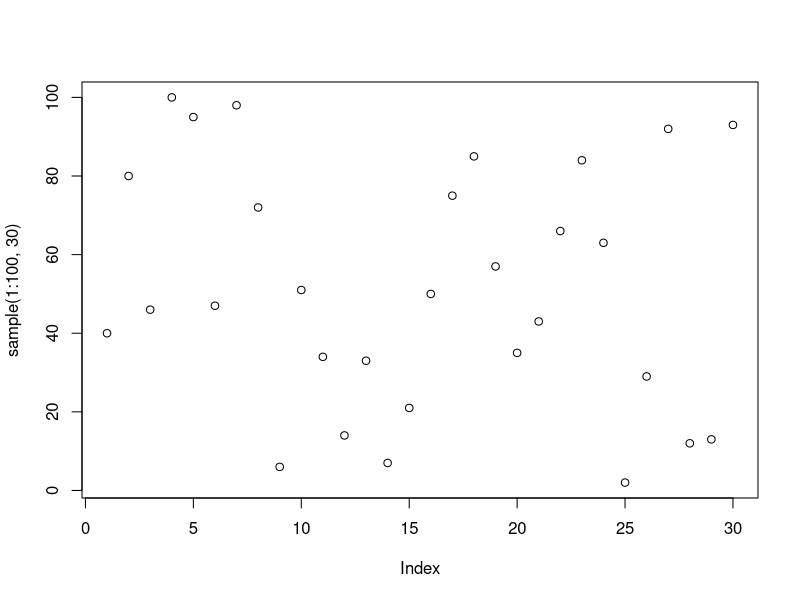

This figure's R source:
## ---- chunk 1
knitr::opts_chunk$set(echo = TRUE, message = FALSE, warning = FALSE)
## ---- chunk 2
library(tidyverse)
## ---- chunk 3
tibble(id = 1:7,
       var1 = c("Abc", "Def", "Ghi", "Jkl", "Mno", "Pqr", "Stu"),
       var2 = c(5, 16, 94, 28, 11, 100, 96),
       var3 = c(TRUE, FALSE, FALSE, FALSE, TRUE, TRUE, FALSE),
       var4 = c("cond1", "cond1", "cond2", "cond2", "cond3", "cond3", "cond1"),
       var5 = c(12.8, 14.2, 32.5, 9.4, 6.3, 11.7, 95.5)) -> ds
## ---- chunk 4
ds
## ---- chunk 5
ds %>% 
  rename(city = var1,
         age = var2)
## ---- chunk 6
ds %>% 
  set_names(vars(id, city, age, student, condition, score))
## ---- chunk 7
ds %>% 
  set_names(vars(id, city, age, student, condition, score)) %>% 
  rename_all(str_remove, "~")
## ---- chunk 8
1 + 1
## ---- chunk 9
plot(sample(1:100, 30))
